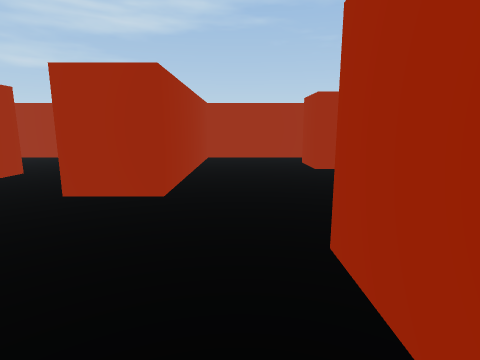
view 1 (above)

17 first-person views from a walk through a scene from a Unity 3-D project. The camera is 1.3 m above the floor, tilts 10° down and sees 80° across. The floor is counted in squares, 1 m on a side. Each view is taken from the middle of a square. On the plan, view 1 faces up. The plan holds only what a view shows up to about 13 squares ahead; the rest is blank. The player is left out.

view 2
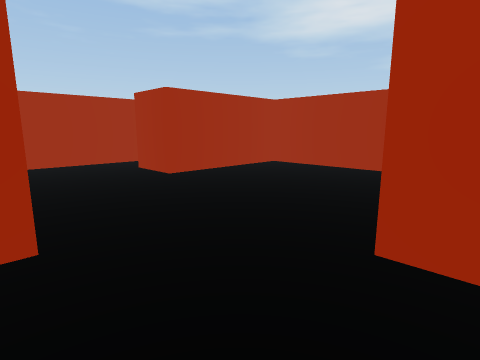

view 3
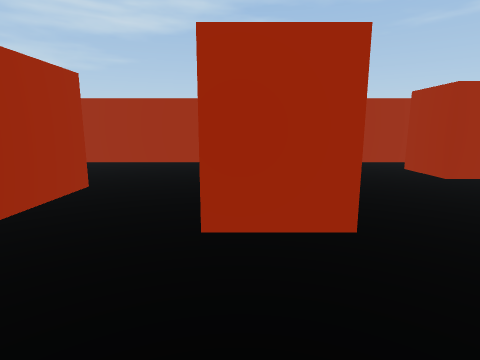

view 4
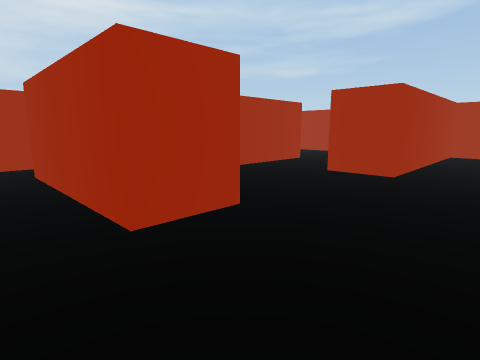

view 5
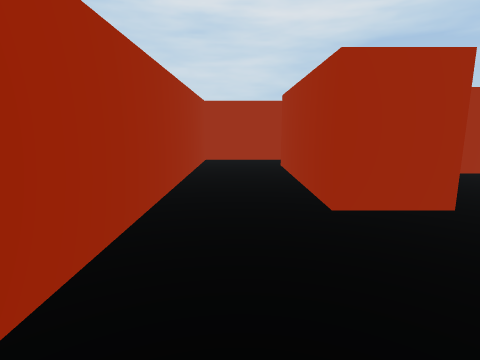

view 6
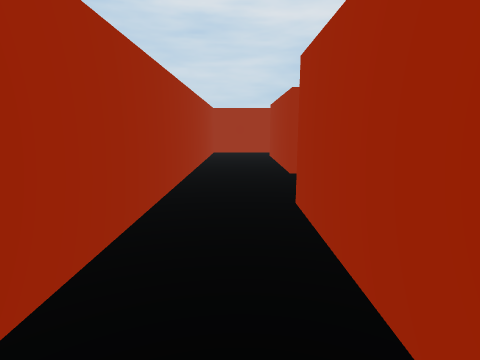

view 7
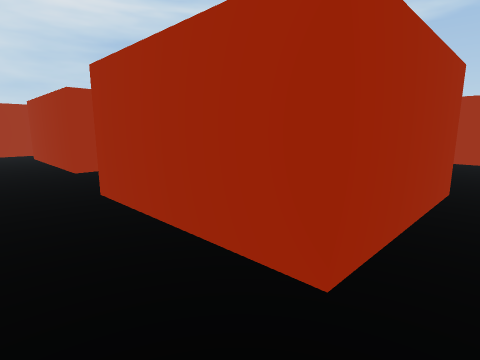

view 8
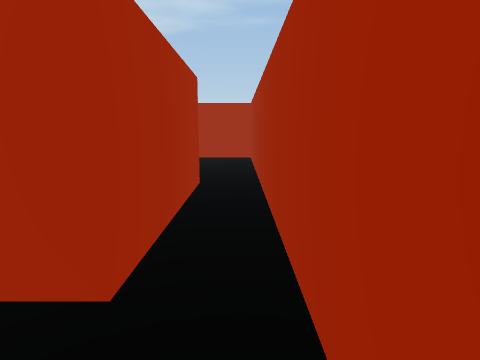

view 9
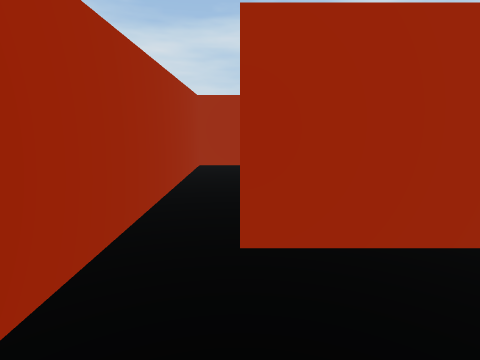

view 10
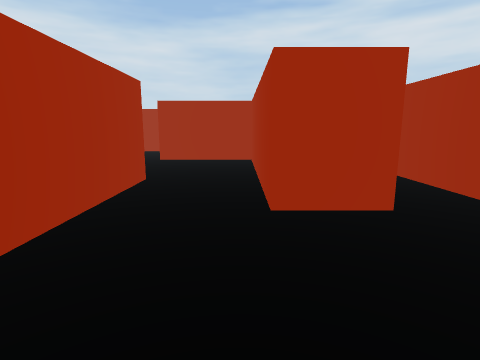

view 11
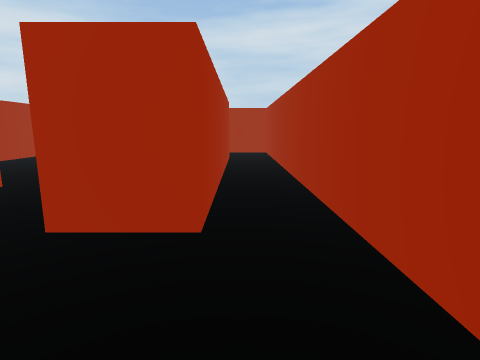

view 12
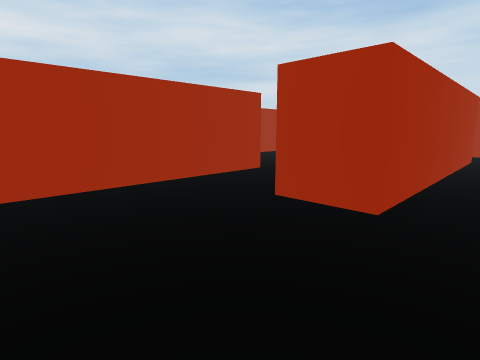

view 13
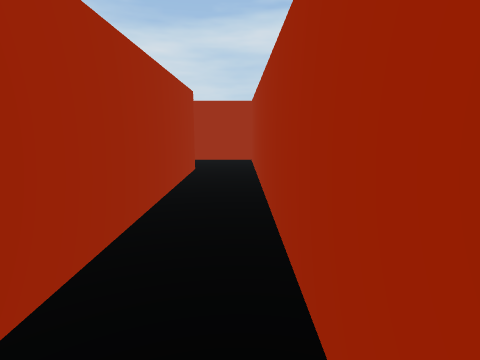

view 14
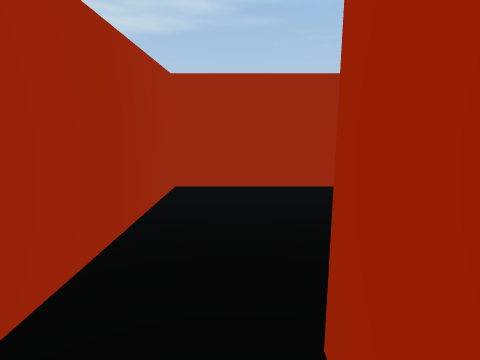

view 15
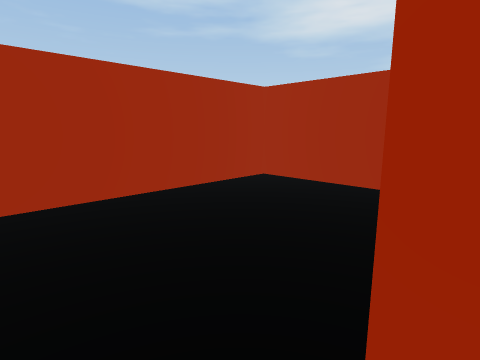

view 16
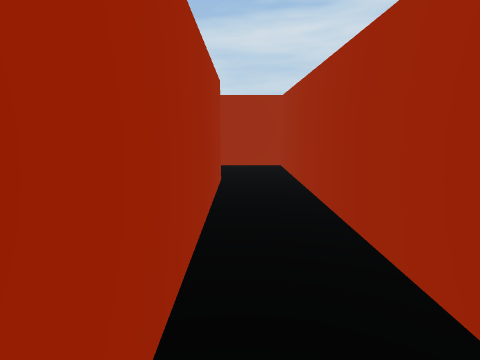

view 17
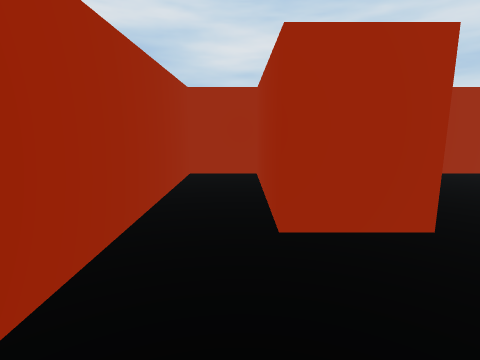

### Floor plan
Points are (right, up) in squares from view 1. A wall is a line through its corners. A room is listed if a view was taken in it or the views show most of it. See-through windows are left out.
Room 1 (views 1, 2, 3, 4, 5, 6, 7, 8, 9, 10, 11, 12, 13, 14, 15, 16, 17)
walls: (3.2, 3) (6, 3) (6, -2) (1, -2); (-6.5, 0.5) (-2.5, 0.5) (-2.5, -1.5) (-8.5, -1.5) (-8.5, 8.5) (-6.5, 8.5) (-6.5, 1); (1, -1.2) (1, 3); (6, -4.5) (7.5, -4.5) (7.5, 9.5) (2.5, 9.5) (2.5, 11.5) (7.5, 11.5) (7.5, 13.5) (-1.5, 13.5) (-1.5, 5.5) (-3.5, 5.5) (-3.5, 13.5) (-10.5, 13.5) (-10.5, -4.5) (4.4, -4.5)

Where each view was taken, in squares from view 1:
view 1: 0 up, 0 right, facing up
view 2: 2 up, 2 left, facing up-right
view 3: 2 up, 3 left, facing up
view 4: 3 down, 1 right, facing up-left
view 5: 3 down, 2 right, facing left
view 6: 3 down, 6 right, facing left
view 7: 4 down, 7 right, facing up-left
view 8: 4 down, 7 right, facing up
view 9: 6 up, 6 right, facing down
view 10: 13 up, 6 left, facing down
view 11: 12 up, 9 left, facing down
view 12: 13 up, 10 left, facing down-right
view 13: 8 up, 10 left, facing down
view 14: 7 up, 9 left, facing up
view 15: 8 up, 10 left, facing up-right
view 16: 6 up, 9 left, facing down
view 17: 12 up, 1 left, facing right
